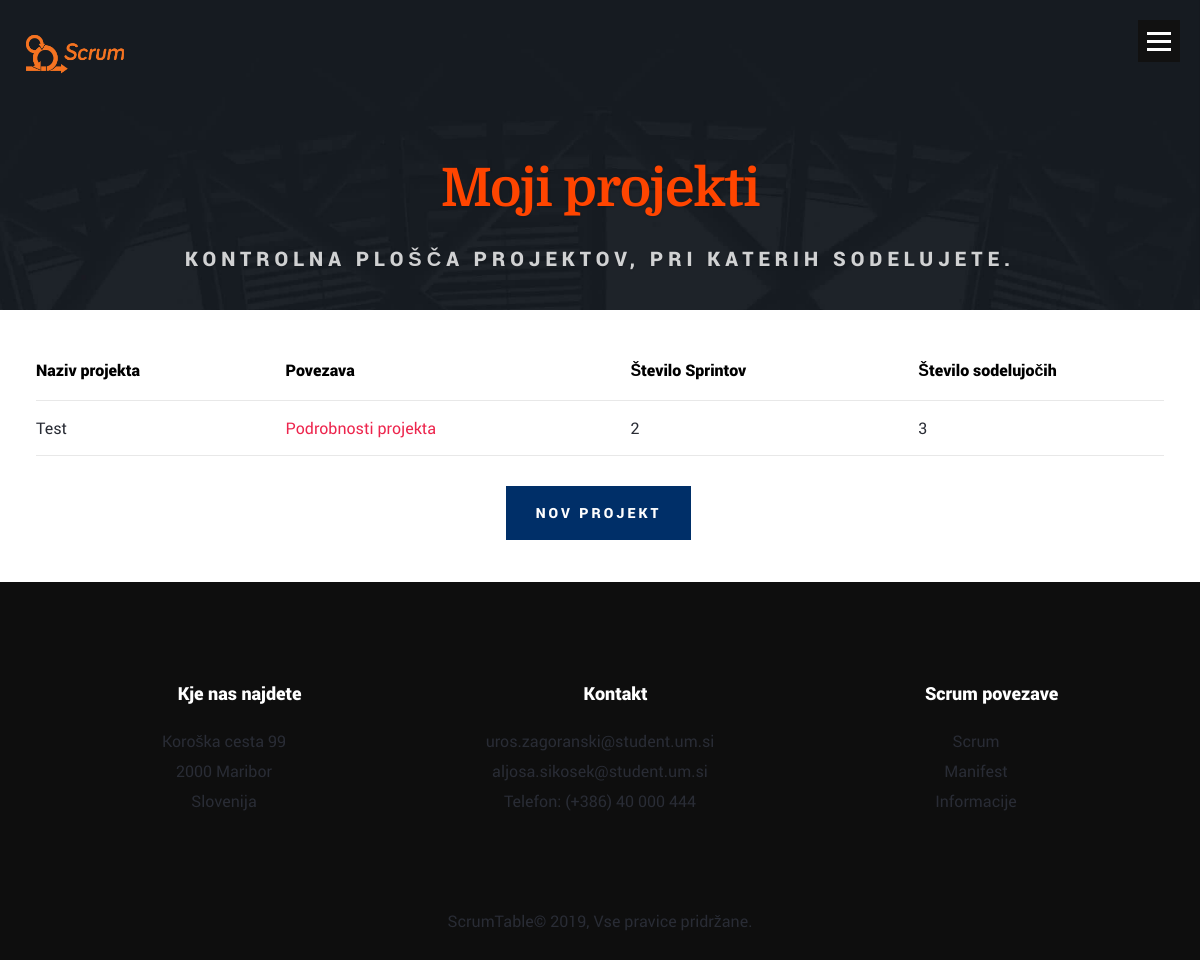
Page /myProjects.php (signed in) on the committed database.
### tables this page shows
CREATE TABLE `projekt` (
  `idProjekt` int(11) NOT NULL,
  `naziv` varchar(500) NOT NULL,
  `steviloSprintov` int(11) NOT NULL
);

### myProjects.php (the view, shortened to what this page needs)
<?php
include('includes/header.php');
?>
<div id="main-content-wrap">
    <section id="intro">
        <div class="row intro-content">
            <div class="col-twelve">
                <h1 class="animate-intro">
                    Moji projekti
                </h1>
                <h3 class="animate-intro">Kontrolna plošča projektov, pri katerih sodelujete.</h3><br/>
            </div>
        </div>
    </section>
    <section id="styles">
        <div class="row add-bottom text-center">
            <div class="row">
                <div class="col-twelve">
                    <br/>
                    <div class="table-responsive">
                        <?php if (isset($_SESSION['ime'])) {
                            $q1 = "SELECT * FROM uporabnikhasprojekt WHERE idUporabnik = {$_SESSION['idUporabnik']}";
                            $r1 = mysqli_query($dbc, $q1) or trigger_error("Query: $q1\n<br />MySQL Error: " . mysqli_error($dbc));
                            $num = mysqli_num_rows($r1);
                            if ($num > 0) {
                                echo '<table>
                                    <thead>
                                        <tr>
                                            <th>Naziv projekta</th>
                                            <th>Povezava</th>
                                            <th>Število Sprintov</th>
                                            <th>Število sodelujočih</th>
                                        </tr>
                                    </thead>
                                    <tbody>';
                                while ($row = mysqli_fetch_array($r1, MYSQLI_ASSOC)) {
                                    $q2 = "SELECT * FROM projekt WHERE idProjekt = {$row['idProjekt']}";
                                    $r2 = mysqli_query($dbc, $q2) or trigger_error("Query: $q2\n<br />MySQL Error: " . mysqli_error($dbc));
                                    $query = "SELECT * FROM uporabnikhasprojekt WHERE idProjekt = {$row['idProjekt']}";
                                    $rq = mysqli_query($dbc, $query) or trigger_error("Query: $query\n<br />MySQL Error: " . mysqli_error($dbc));
                                    $steviloUdelezencev = mysqli_num_rows($rq);
                                    while ($results = mysqli_fetch_array($r2, MYSQLI_ASSOC)) {
                                        echo ' <tr>
                                               <td>'.$results['naziv'].'</td>
                                               <td><a href="/ScrumTable/project.php?idProjekt='.$results['idProjekt'].'" title="">Podrobnosti projekta</a></td>
                                               <td>'.$results['steviloSprintov'].'</td>
                                               <td>'.$steviloUdelezencev.'</td>
                                           </tr>';
                                    }
                                }
                                echo '</tbody></table>
                                    <a href="addProject.php" class="button button-primary">Nov projekt</a>';
                            } else {
                                echo '<p class="error">Niste dodali nobenega projekta.</p>';
                            }
                        } else {
                            echo '<h1>Za ogled vaših projektov se prijavite v sistem.</h1> </br></br>';
                        }
                        ?>
                    </div> <br/>
                </div>
            </div>
        </div>
    </section>
</div>
<?php include('includes/footer.php'); ?>

### css/base.css (style rules this page uses)
html { font-family: sans-serif; -ms-text-size-adjust: 100%; -webkit-text-size-adjust: 100%; }
body { margin: 0; }
article, aside, details, figcaption, figure, footer, header, hgroup, main, menu, nav, section, summary { display: block; }
a { background: transparent; }
h1 { font-size: 2em; margin: 0.67em 0; }
table { border-collapse: collapse; border-spacing: 0; }
td, th { padding: 0; }
html { font-size: 62.5%; box-sizing: border-box; }
*, *::before, *::after { box-sizing: inherit; }
body { font-weight: normal; line-height: 1; text-rendering: optimizeLegibility; word-wrap: break-word; -webkit-overflow-scrolling: touch; -webkit-text-size-adjust: none; }
body, input, button { -moz-osx-font-smoothing: grayscale; -webkit-font-smoothing: antialiased; }
div, dl, dt, dd, ul, ol, li, h1, h2, h3, h4, h5, h6, pre, form, p, blockquote, th, td { margin: 0; padding: 0; }
h1, h2, h3, h4, h5, h6 { -webkit-font-variant-ligatures: common-ligatures; -moz-font-variant-ligatures: common-ligatures; font-variant-ligatures: common-ligatures; text-rendering: optimizeLegibility; }
a { text-decoration: none; line-height: inherit; }
.row { width: 94%; max-width: 1140px; margin: 0 auto; }
.row:before, .row:after { content: ""; display: table; }
.row:after { clear: both; }
.row .row { width: auto; max-width: none; margin-left: -20px; margin-right: -20px; }
[class*="col-"], .bgrid { float: left; }
[class*="col-"] { padding: 0 20px; }
.col-twelve, .col-full { width: 100%; }
.add-bottom { margin-bottom: 3rem !important; }
.text-center { text-align: center; }

### styles/site.css (style rules this page uses)
::placeholder { color: orange; }
#styles { background-color: white !important; }

### rows in the picture
projekt: naziv "Test", steviloSprintov "2", steviloUdelezencev "3"
